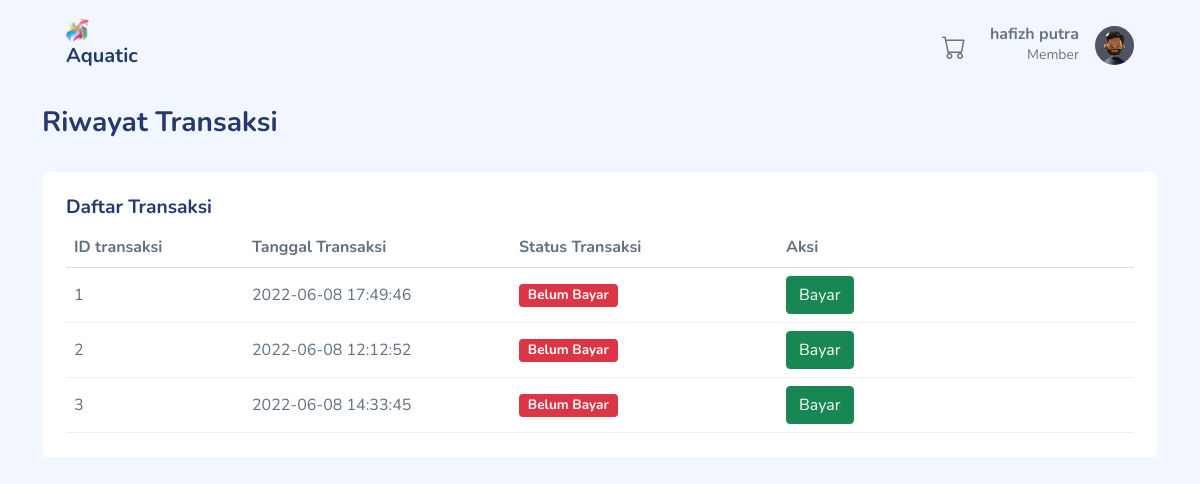
Before: /toko_online2/index.php?page=pelanggan&aksi=riwayatTransaksi (signed in) with the older database file.
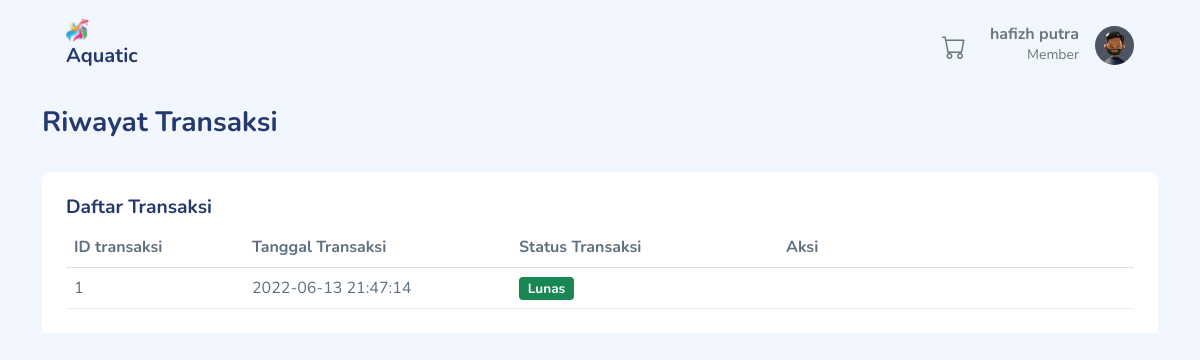
After: the same page with the newer database file.
### tables this page shows
CREATE TABLE `transaksi` (
  `id_transaksi` int(11) NOT NULL,
  `id_member` int(11) DEFAULT NULL,
  `tgl_transaksi` timestamp NOT NULL DEFAULT current_timestamp() ON UPDATE current_timestamp(),
  `status_transaksi` int(11) NOT NULL
);

### toko_online2/Controller/PelangganController.php (called while the page is built, shortened)
<?php
class PelangganController
{
    private $model;
    public function __construct()
    {
        $this->model = new PelangganModel();
    }
    public function riwayatTransaksi()
    {
        $id = $_SESSION['username_member']['id_member'];
        $data = $this->model->daftarTransaksi($id);
        extract($data);
        require_once("View/pelanggan/riwayat_transaksi.php");
    }
}

### toko_online2/Koneksi.php (called while the page is built)
<?php
function koneksi()
{
    $db_host = "localhost";
    $db_user = "root";
    $db_password = "";
    $db_database = "toko_online";
    try {
        return new mysqli($db_host,$db_user,$db_password,$db_database);
    } catch (exception $e) {
        echo "Terjadi kesalahan koneksi database";
    }
}

### toko_online2/Model/PelangganModel.php (called while the page is built, shortened)
<?php
class PelangganModel
{
    public function daftarTransaksi($id)
    {
        $sql = "SELECT * from transaksi
                where id_member = $id AND transaksi.status_transaksi > 0";
        $query = koneksi()->query($sql);
        $hasil = [];
        while ($data = $query->fetch_assoc()) {
            $hasil[] = $data;
        }
        return $hasil;
    }
}

### toko_online2/View/pelanggan/riwayat_transaksi.php (the view, shortened to what this page needs)
<!DOCTYPE html>
<html lang="en">
<head>
    <link rel="stylesheet" href="assets/css/bootstrap.css">
    <link rel="stylesheet" href="assets/vendors/bootstrap-icons/bootstrap-icons.css">
    <link rel="stylesheet" href="assets/css/app.css">
</head>
<body>
    <div class="container">
        <div class="page-heading">
            <h3>Riwayat Transaksi</h3>
        </div>
        <div class="page-content">
            <section class="section">
                <div class="row" id="table-hover-row">
                    <div class="col-12">
                        <div class="card">
                            <div class="card-header">
                                <h4 class="card-title">Daftar Transaksi </h4>
                                <div class="table-responsive">
                                    <table class="table table-hover mb-0">
                                        <thead>
                                            <tr>
                                                <th class="col-2">ID transaksi</th>
                                                <th class="col-3">Tanggal Transaksi</th>
                                                <th class="col-3">Status Transaksi </th>
                                                <th class="col-4">Aksi</th>
                                            </tr>
                                        </thead>
                                        <tbody>
                                            <?php if (!empty($data)) : ?>
                                                <?php foreach ($data as $row) : ?>
                                                    <tr>
                                                        <td class="text-bold-500"><?= $row['id_transaksi'] ?></td>
                                                        <td class="text-bold-500"><?= $row['tgl_transaksi'] ?></td>
                                                        <td><?php
                                                            if ($row['status_transaksi'] == 1) { ?>
                                                                <span class="badge bg-danger">Belum Bayar</span>
                                                            <?php } else if ($row['status_transaksi'] == 2) { ?>
                                                                <span class="badge bg-success">Lunas</span>
                                                            <?php } ?>
                                                        </td>
                                                        <td>
                                                            <?php if ($row['status_transaksi'] == 1) : ?>
                                                                <a href="index.php?page=pelanggan&aksi=pembayaran&id=<?= $row['id_transaksi'] ?>" class="btn btn-success">Bayar</a>
                                                            <?php endif; ?>
                                                        </td>
                                                    </tr>
                                                <?php endforeach; ?>
                                            <?php endif; ?>
                                        </tbody>
                                    </table>
                                </div>
                            </div>
                        </div>
                    </div>
                </div>
            </section>
        </div>
    </div>
</body>
</html>

### toko_online2/View/menu/menu_pelanggan.php (shortened to what this page needs)
<!DOCTYPE html>
<html lang="en">
<head>
    <link rel="stylesheet" href="assets/css/bootstrap.css">
    <link rel="stylesheet" href="assets/vendors/perfect-scrollbar/perfect-scrollbar.css">
    <link rel="stylesheet" href="https://cdn.jsdelivr.net/npm/bootstrap-icons@1.3.0/font/bootstrap-icons.css">
    <link rel="stylesheet" href="assets/vendors/fontawesome/all.min.css">
    <link rel="stylesheet" href="assets/css/app.css">
</head>
<body>
    <div id="app">
        <div class="container">
            <header class='mb-3'>
                <nav class="navbar navbar-expand navbar-light ">
                    <a class="navbar-brand" href="index.php?page=pelanggan&aksi=view">
                        <img src="assets/images/logo/guppymenu.png">
                        <h5>Aquatic</h5>
                    </a>
                    <div class="collapse navbar-collapse" id="navbarSupportedContent">
                        <ul class="navbar-nav ms-auto mb-2 mb-lg-0">
                            <li class="nav-item dropdown me-3">
                                <a class="nav-link active" href="index.php?page=pelanggan&aksi=keranjang" data-bs-toggle="#" aria-expanded="false">
                                    <i class='bi bi-cart bi-sub fs-4 text-gray-600'></i>
                                </a>
                            </li>
                        </ul>
                        <div class="dropdown">
                            <a href="#" data-bs-toggle="dropdown" aria-expanded="false">
                                <div class="user-menu d-flex">
                                    <div class="user-name text-end me-3">
                                        <h6 class="mb-0 text-gray-600"><?= $_SESSION['username_member']['nama_member'] ?></h6>
                                        <p class="mb-0 text-sm text-gray-600">Member</p>
                                    </div>
                                    <div class="user-img d-flex align-items-center">
                                        <div class="avatar avatar-md">
                                            <img src="assets/images/faces/1.jpg">
                                        </div>
                                    </div>
                                </div>
                            </a>
                        </div>
                    </div>
                </nav>
            </header>
        </div>
    </div>
</body>
</html>

### toko_online2/index.php (shortened to what this page needs)
<?php
require_once "Koneksi.php";
require_once "Model/AdminModel.php";
require_once "Model/PelangganModel.php";
require_once "Controller/PelangganController.php";
if (isset($_GET['page']) && isset($_GET['aksi'])) {
    $page = $_GET['page'];
    $aksi = $_GET['aksi'];
    if ($page == "auth") {
        $auth = new AuthController();
        if ($aksi == 'view') {
            $auth->index();
        } else if ($aksi == 'loginadmin') {
            $auth->loginadmin();
        } elseif ($aksi == 'registerPelanggan') {
            $auth->registerPelanggan();
        } else if ($aksi == 'authAdmin') {
            $auth->authAdmin();
        } else if ($aksi == 'authPelanggan') {
            $auth->authPelanggan();
        } else if ($aksi == 'logout') {
            $auth->logout();
        } else if ($aksi == 'storePelanggan') {
            $auth->storePelanggan();
        } else {
            require_once "View/menu/error-404.php";
        }
    }
     else if ($page == "pelanggan") {
        $pelanggan = new PelangganController();
        require_once "View/menu/menu_pelanggan.php";
        if ($_SESSION['username_member']) {
            if ($aksi == 'view') {
                $pelanggan->index();
            } else if ($aksi == 'getProdukByid') {
                $pelanggan->getDataProdukById();
            } else if ($aksi == 'getKategoriByid') {
                $pelanggan->getDataKategoriById();
            } else if ($aksi == 'editProfil') {
                $pelanggan->edit();
            } else if ($aksi == 'updateProfil') {
                $pelanggan->update();
            } else if ($aksi == 'keranjang') {
                $pelanggan->keranjang();
            } else if ($aksi == 'tambahKeranjang') {
                $pelanggan->inputKeranjang();
            } else if ($aksi == 'hapusKeranjang') {
                $pelanggan->deleteKeranjang();
            } else if ($aksi == 'simpanTransaksi') {
                $pelanggan->simpanTransaksi();
            } else if ($aksi == 'riwayatTransaksi') {
                $pelanggan->riwayatTransaksi();
            } else {
                require_once "View/menu/error-404.php";
            }
        } else {
            header("location: index.php?page=auth&aksi=view");
        }
    }else if ($page == "admin") {
            $admin = new AdminController();
            require_once "View/menu/menu_admin.php";
            if ($_SESSION['user'] ) {
                if ($aksi == 'view') {
                    $admin->index();
                } else if ($aksi == 'daftarPelanggan') {
                    $admin->pelanggan();
                } else if ($aksi == 'hapusPelanggan') {
                    $admin->deletePelanggan();
                } else if ($aksi == 'daftarProduk') {
                    $admin->produk();
                } else if ($aksi == 'tambahProduk') {
                    $admin->storeProduk();
                } else if ($aksi == 'hapusProduk') {
                    $admin->deleteProduk();
                } else if ($aksi == 'editProduk') {
                    $admin->editProduk();
                } else if ($aksi == 'updateProduk') {
                    $admin->updateProduk();
                } else if ($aksi == 'tambahKategori') {
                    $admin->storeKategori();
                } else if ($aksi == 'hapusKategori') {
                    $admin->deleteKategori();
                } else if ($aksi == 'transaksi') {
                    $admin->transaksi();
                } else if ($aksi == 'kirimTransaksi') {
                    $admin->kirimtransaksi();
                 }else {
                    require_once "View/menu/error-404.php";
                }
            }
            else {
                header("location: index.php?page=auth&aksi=loginadmin");
            }
        }
        }  else {
    header("location: index.php?page=auth&aksi=view");
}

### toko_online2/assets/css/app.css (style rules this page uses)
.avatar { display:inline-flex;border-radius:50%;text-align:center;vertical-align:middle;position:relative }
.avatar img { width:32px;height:32px;border-radius:50% }
.avatar.avatar-md .avatar-content,.avatar.avatar-md img { width:32px;height:32px;font-size:.8rem }
.card { margin-bottom:2.2rem;border:none }
.card .card-header { border:none }
.card .card-header h4 { font-size:1.2rem;font-weight:700 }
.card .card-title { font-size:1.2rem }
.navbar { height:90px;padding:1.5rem }
.navbar .navbar-brand img { height:1.5rem }
.navbar .user-menu img { width:39px;height:39px }
.dataTable-table td,.dataTable-table thead th,.table td,.table thead th { vertical-align:middle }
.dataTable-table:not(.table-borderless) thead th,.table:not(.table-borderless) thead th { border-bottom:1px solid #dedede!important }
.bi { width:1rem;height:1rem }
.bi.bi-sub:before { vertical-align:sub }
.page-heading { margin:0 0 2rem }
.page-heading h3 { font-weight:700 }
a { text-decoration:none }
.text-sm { font-size:.875rem }
.text-gray-600 { color:#6c757d!important }
.btn.btn-danger,.btn.btn-info,.btn.btn-primary,.btn.btn-secondary,.btn.btn-success,.btn.btn-warning { color:#fff }

Changed rows visible on the page:
no longer on this page (row edited): transaksi: id_transaksi "2", tgl_transaksi "2022-06-08 12:12:52", status_transaksi "Belum Bayar"
removed transaksi: id_transaksi "3", tgl_transaksi "2022-06-08 14:33:45", status_transaksi "Belum Bayar"
changed transaksi id 1: tgl_transaksi "2022-06-08 17:49:46" → "2022-06-13 21:47:14"; status_transaksi "Belum Bayar Bayar" → "Lunas"
